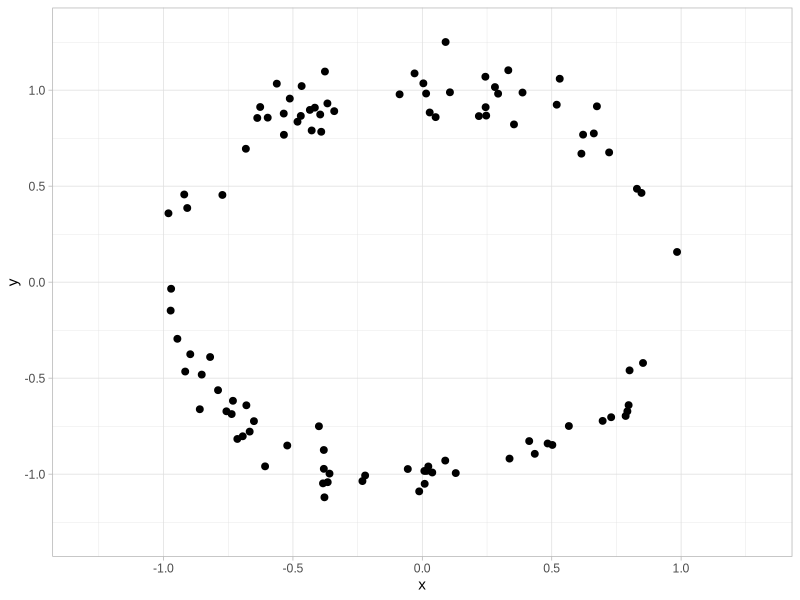
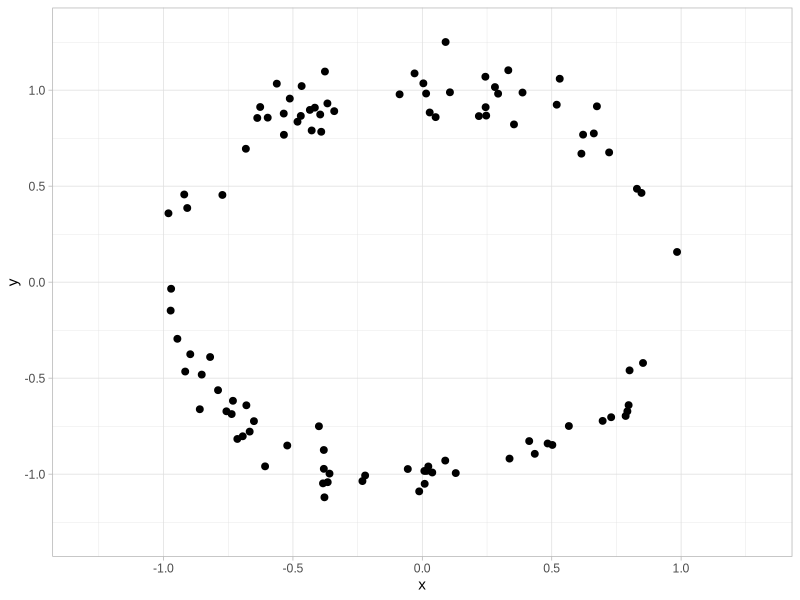

Recreate these plots in R, in order.
# 単位円の散布図
# 相関は0に近くとも独立でない例
library(tidyverse)
library(mvtnorm)
family_sans <- "Arial"
theme_set(theme_light(base_family = family_sans))
set.seed(1234)

n <- 100
x　<- runif(n, min = -1, max = 1)
y <- numeric()
y[1:50] <- sqrt(1 - x[1:50]^2) + rnorm(n/2, sd = 0.1)
y[51:100] <- - sqrt(1 - x[51:100]^2) + rnorm(n/2, sd = 0.1)

round(cor(x, y), 3) # 0.07

dat <- tibble(x, y)
p <- ggplot(dat, aes(x = x, y = y)) +
  geom_point(size = 2) +
  scale_x_continuous(limits = c(-1.3, 1.3)) +
  scale_y_continuous(limits = c(-1.3, 1.3))
p
ggsave("fig/scatter_cor4.pdf", device = cairo_pdf,
       width = 11, height = 10, units = "cm")
